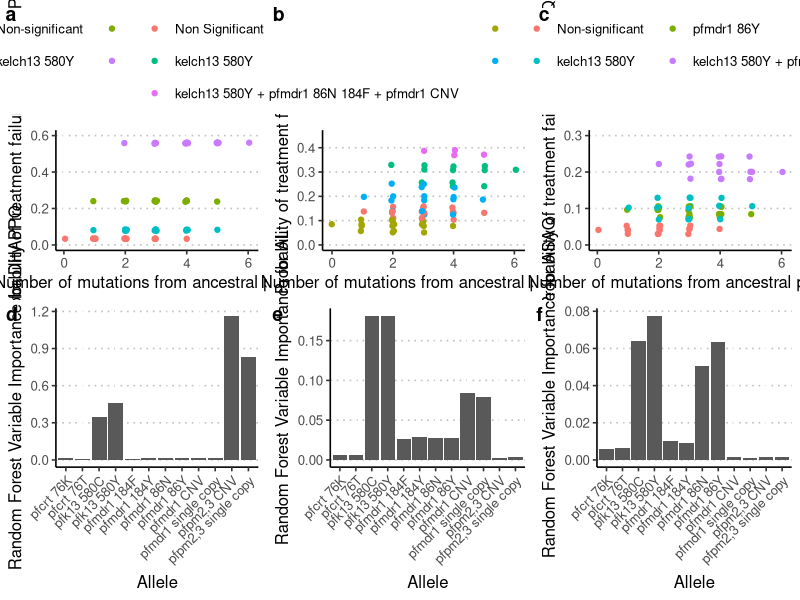
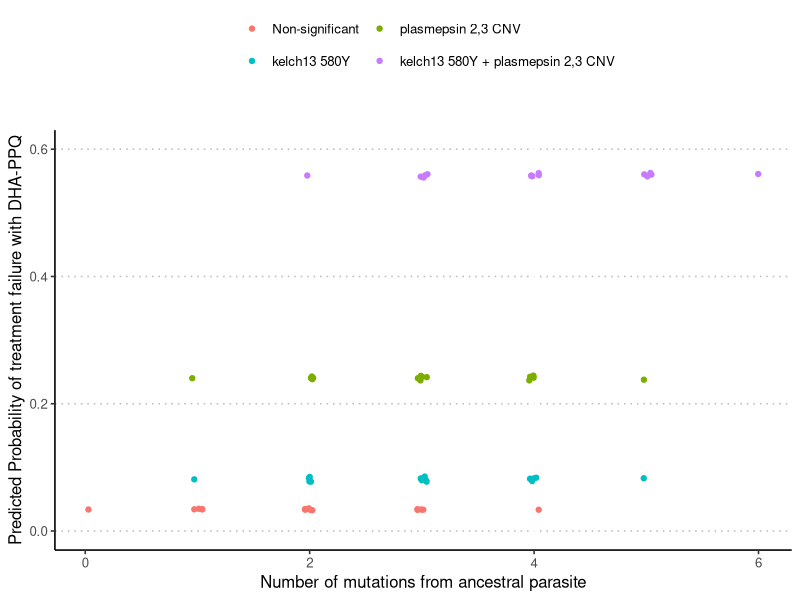
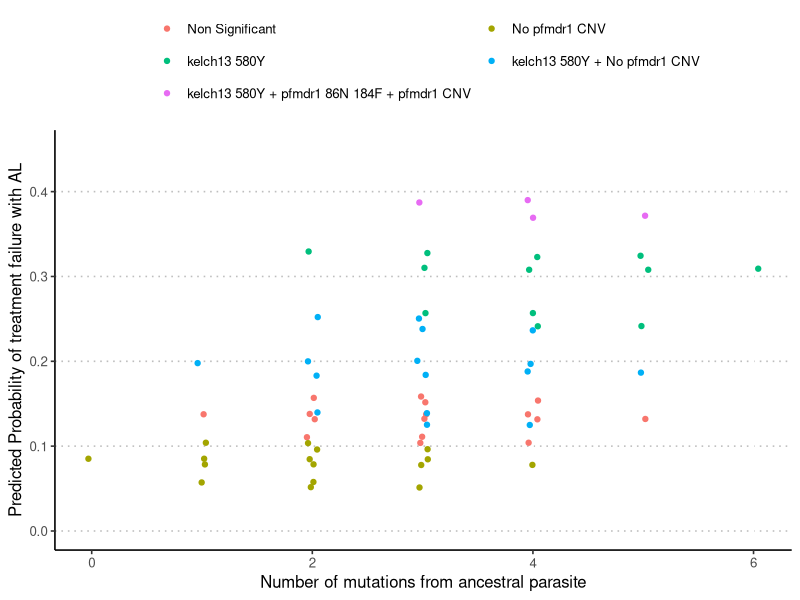
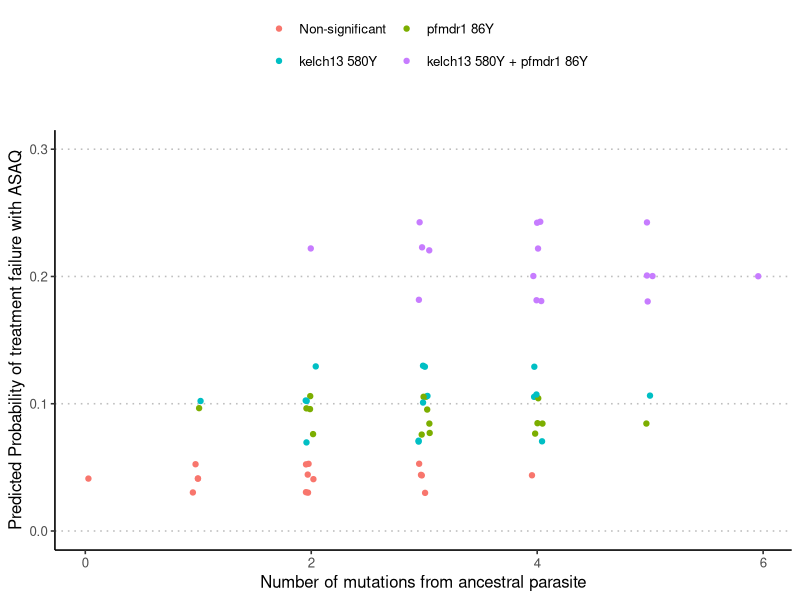
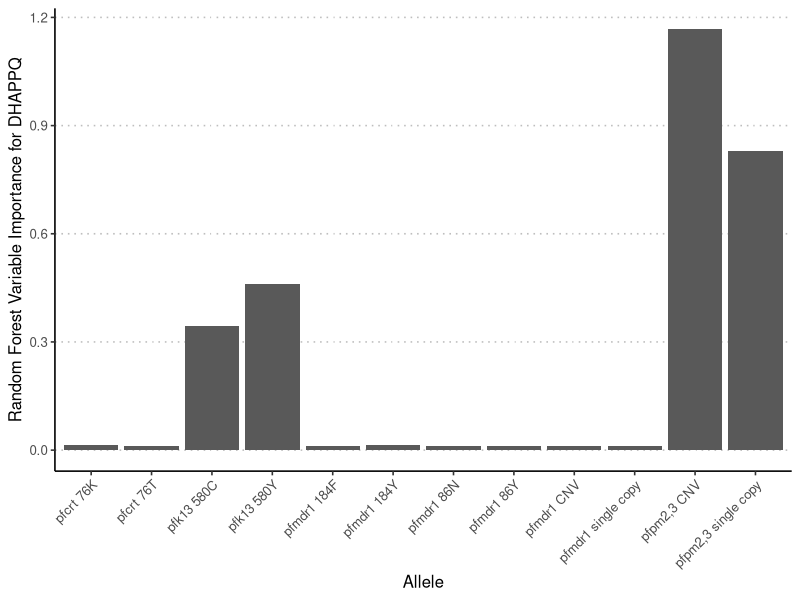
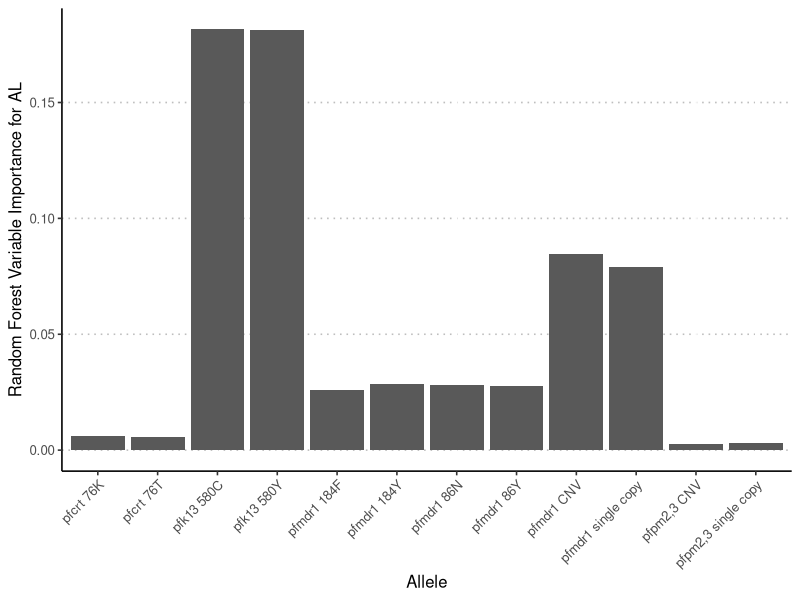
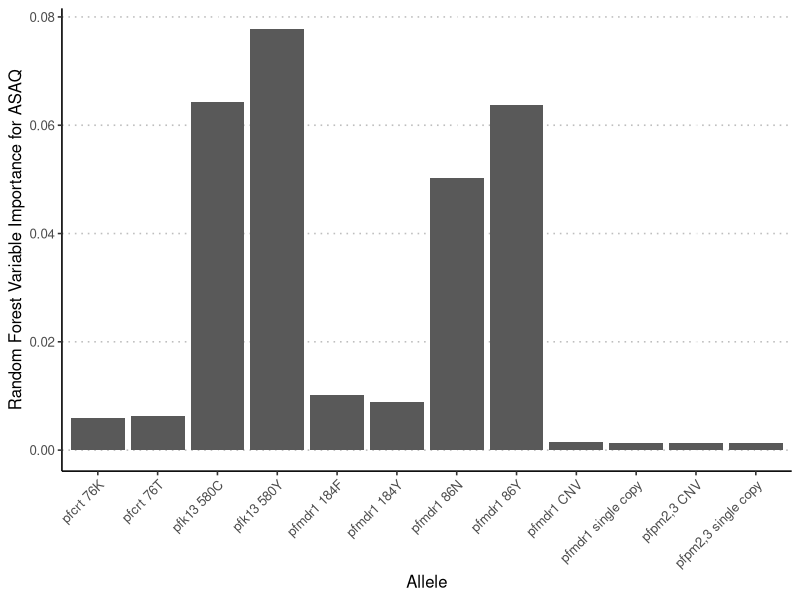

Reproduce these figures in R, in order. (Note: this script raises an error after producing the figures.)
## Load in the drug by genotype table
library(tidyverse)
drug_table <- read.csv("analysis/data/raw/drug_table.csv")

# Sort it into format to make a network
dt_df <- data.table::rbindlist(lapply(lapply(strsplit(drug_table$Genotype, ""),t),as.data.frame))
names(dt_df) <- c("pfcrt76T", "pfmdr186Y", "pfmdr1184F", "pfmdr1CNV", "pfk13580Y", "pfpm2CNV")
dt_df$pfcrt76T <- as.numeric(factor(dt_df$pfcrt76T)) - 1
dt_df$pfmdr186Y <- as.numeric(factor(dt_df$pfmdr186Y)) - 1
dt_df$pfmdr1184F <- as.numeric(factor(dt_df$pfmdr1184F, levels = c("Y", "F"))) - 1
dt_df$pfmdr1CNV <- as.numeric(factor(dt_df$pfmdr1CNV)) - 1
dt_df$pfk13580Y <- as.numeric(factor(dt_df$pfk13580Y)) - 1
dt_df$pfpm2CNV <- as.numeric(factor(dt_df$pfpm2CNV)) - 1
dt_df <- cbind(dt_df, !dt_df)
names(dt_df)[7:12] <- c("pfcrt76", "pfmdr186", "pfmdr1184", "pfmdr1", "pfk13580", "pfpm2")
dt_df <- dt_df %>% mutate_all(as.integer)

dt_df$tf_dhappq <- 1 - drug_table$DHAPPQ
dt_df$tf_al <- 1 - drug_table$AL
dt_df$tf_asaq <- 1 - drug_table$ASAQ


rf_dhappq <- randomForest::randomForest(
  tf_dhappq ~ .,
  data = dt_df[,c(1:12,13)], importance = TRUE
)

rf_al <- randomForest::randomForest(
  tf_al ~ .,
  data = dt_df[,c(1:12,14)], importance = TRUE
)

rf_asaq <- randomForest::randomForest(
  tf_asaq ~ .,
  data = dt_df[,c(1:12,15)], importance = TRUE
)

dt_df$dha_ppq_pred <- predict(rf_dhappq, newdata=dt_df[,1:12])
dt_df$al_pred <- predict(rf_al, newdata=dt_df[,1:12])
dt_df$asaq_pred <- predict(rf_asaq, newdata=dt_df[,1:12])
dt_df$muts <- apply(dt_df[,1:6], 1, sum)

g1 <- ggplot(dt_df, aes(muts, dha_ppq_pred, color = interaction(pfpm2CNV, pfk13580Y))) + geom_jitter(width=0.05) +
  scale_y_continuous(breaks = c(0,0.2,0.4,0.6), limits = c(0,0.6)) + theme_bw() +
  scale_color_discrete(labels = c("Non-significant", "plasmepsin 2,3 CNV", "kelch13 580Y", "kelch13 580Y + plasmepsin 2,3 CNV"),
                       name = "")+
  xlab("Number of mutations from ancestral parasite") +
  ylab("Predicted Probability of treatment failure with DHA-PPQ") +
  ggpubr::theme_pubclean(base_size = 12) +
  theme(axis.line = element_line(), legend.key = element_rect(fill = NA)) +
  guides(color=guide_legend(nrow=3,byrow=TRUE))


dt_df$AL_classifier <- "Non Significant"
dt_df$AL_classifier[dt_df$pfmdr1CNV == 0] <- "No pfmdr1 CNV"
dt_df$AL_classifier[dt_df$pfk13580Y == 1] <- "kelch13 580Y"
dt_df$AL_classifier[dt_df$pfk13580Y == 1 & dt_df$pfmdr1CNV == 0] <- "kelch13 580Y + No pfmdr1 CNV"
dt_df$AL_classifier[dt_df$pfk13580Y == 1 & dt_df$pfmdr186 == 1 & dt_df$pfmdr1184F == 1 & dt_df$pfmdr1CNV == 1] <- "kelch13 580Y + pfmdr1 86N 184F + pfmdr1 CNV"
dt_df$AL_classifier <- factor(
  dt_df$AL_classifier,
  levels = c("Non Significant", "No pfmdr1 CNV", "kelch13 580Y", "kelch13 580Y + No pfmdr1 CNV", "kelch13 580Y + pfmdr1 86N 184F + pfmdr1 CNV"))

g2 <- ggplot(dt_df, aes(muts, al_pred, color = AL_classifier)) + geom_jitter(width=0.05) +
  scale_y_continuous(breaks = c(0,0.1,0.2,0.3,0.4), limits = c(0,0.45)) + theme_bw() +
  scale_color_discrete(name = "") +
  xlab("Number of mutations from ancestral parasite") +
  ylab("Predicted Probability of treatment failure with AL") +
  ggpubr::theme_pubclean(base_size = 12) +
  theme(axis.line = element_line(), legend.key = element_rect(fill = NA)) +
  guides(color=guide_legend(nrow=3,byrow=TRUE))


g3 <- ggplot(dt_df, aes(muts, asaq_pred, color = interaction(pfmdr186Y, pfk13580Y))) + geom_jitter(width=0.05) +
  scale_y_continuous(breaks = c(0,0.1,0.2,0.3), limits = c(0,0.3)) + theme_bw() +
  scale_color_discrete(labels = c("Non-significant", "pfmdr1 86Y", "kelch13 580Y", "kelch13 580Y + pfmdr1 86Y"),
                       name = "")+
  xlab("Number of mutations from ancestral parasite") +
  ylab("Predicted Probability of treatment failure with ASAQ") +
  ggpubr::theme_pubclean(base_size = 12) +
  theme(axis.line = element_line(), legend.key = element_rect(fill = NA)) +
  guides(color=guide_legend(nrow=3,byrow=TRUE))


varimps <- left_join(
  left_join(
  data.frame(allele = rownames(rf_dhappq$importance),
                      imp_dhappq = rf_dhappq$importance[,2]),
  data.frame(allele = rownames(rf_al$importance),
             imp_al = rf_al$importance[,2]), by = "allele"),
  data.frame(allele = rownames(rf_asaq$importance),
             imp_asaq = rf_asaq$importance[,2]), by = "allele")

varimps$allele <- c("pfcrt 76T", "pfmdr1 86Y", "pfmdr1 184F",
                    "pfmdr1 CNV", "pfk13 580Y", "pfpm2,3 CNV",
                    "pfcrt 76K", "pfmdr1 86N", "pfmdr1 184Y",
                    "pfmdr1 single copy", "pfk13 580C", "pfpm2,3 single copy")

v1 <- ggplot(varimps, aes(allele, imp_dhappq)) + geom_bar(stat = "identity") +
  xlab("Allele") +
  ylab("Random Forest Variable Importance for DHAPPQ") +
  ggpubr::theme_pubclean(base_size = 12) +
  theme(axis.line = element_line(), legend.key = element_rect(fill = NA),axis.text.x = element_text(angle = 45, hjust = 1))

v2 <- ggplot(varimps, aes(allele, imp_al)) + geom_bar(stat = "identity") +
  xlab("Allele") +
  ylab("Random Forest Variable Importance for AL") +
  ggpubr::theme_pubclean(base_size = 12) +
  theme(axis.line = element_line(), legend.key = element_rect(fill = NA),axis.text.x = element_text(angle = 45, hjust = 1))

v3 <- ggplot(varimps, aes(allele, imp_asaq)) + geom_bar(stat = "identity") +
  xlab("Allele") +
  ylab("Random Forest Variable Importance for ASAQ") +
  ggpubr::theme_pubclean(base_size = 12) +
  theme(axis.line = element_line(), legend.key = element_rect(fill = NA),axis.text.x = element_text(angle = 45, hjust = 1))

comb <- cowplot::plot_grid(g1,g2,g3,v1,v2,v3, ncol = 3, labels = "auto")
save_figs("rf_allele", comb, height = 12, width = 16)
